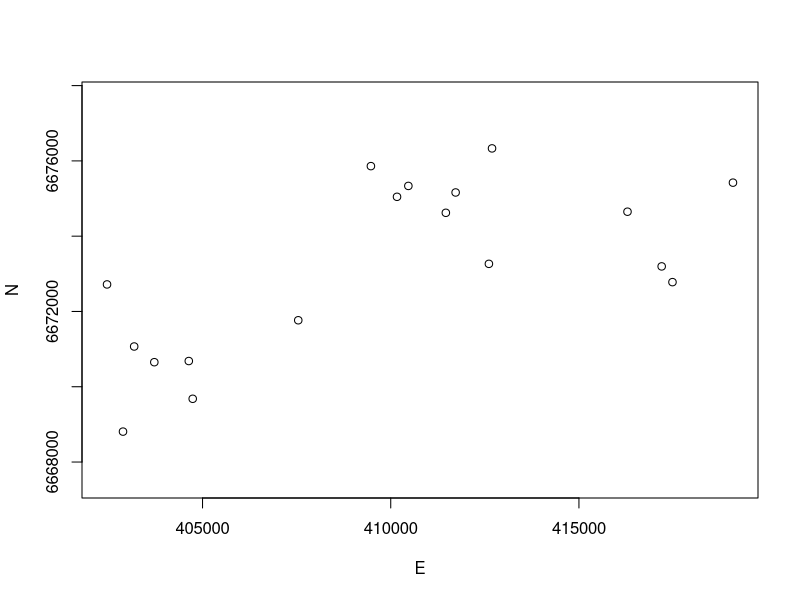

Source code (R):
library(vegan)


### Name: sipoo
### Title: Birds in the Archipelago of Sipoo (Sibbo and Borgå)
### Aliases: sipoo sipoo.map
### Keywords: datasets

### ** Examples

data(sipoo)
data(sipoo.map)
plot(N ~ E, data=sipoo.map, asp = 1)
